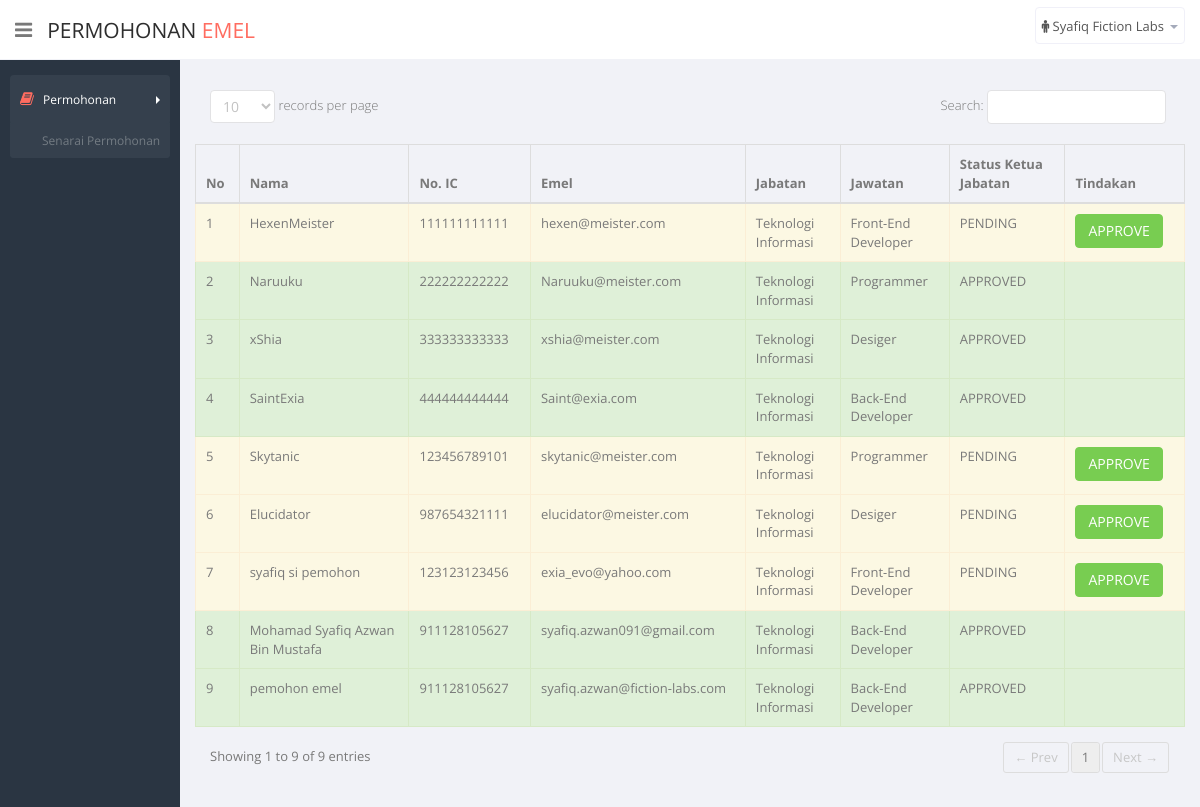
The page /dl_index.php (signed in) on the database its author committed.
### tables this page shows
CREATE TABLE IF NOT EXISTS `application` (
  `APP_ID` int(11) NOT NULL AUTO_INCREMENT,
  `APP_POSID` int(11) NOT NULL,
  `APP_NAME` text,
  `APP_IC` varchar(12) DEFAULT NULL,
  `APP_EMAIL` varchar(45) DEFAULT NULL,
  `APP_STATLDR` varchar(45) DEFAULT NULL,
  `APP_STATAD` varchar(45) DEFAULT NULL,
  PRIMARY KEY (`APP_ID`),
  KEY `fk_APPLICATION_POSITION1_idx` (`APP_POSID`),
  CONSTRAINT `fk_APPLICATION_POSITION1` FOREIGN KEY (`APP_POSID`) REFERENCES `position` (`POS_ID`) ON DELETE NO ACTION ON UPDATE NO ACTION
);

CREATE TABLE IF NOT EXISTS `department` (
  `DEPT_ID` int(11) NOT NULL AUTO_INCREMENT,
  `DEPT_NAME` text,
  PRIMARY KEY (`DEPT_ID`)
);

CREATE TABLE IF NOT EXISTS `position` (
  `POS_ID` int(11) NOT NULL AUTO_INCREMENT,
  `POS_DEPTID` int(11) NOT NULL,
  `POS_NAME` text,
  PRIMARY KEY (`POS_ID`),
  KEY `fk_POSITION_DEPARTMENT_idx` (`POS_DEPTID`),
  CONSTRAINT `fk_POSITION_DEPARTMENT` FOREIGN KEY (`POS_DEPTID`) REFERENCES `department` (`DEPT_ID`) ON DELETE NO ACTION ON UPDATE NO ACTION
);

### session.php (called while the page is built, shortened)
<?php
	if(isset($_SESSION))
	{
		$global_userID = $_SESSION['userID'];
	}
	else
	{
		$global_userID = NULL;
		$global_userName = NULL;
		$global_userRole = NULL;
		header('Location: index.php');
	}
?>

### connection.php (called while the page is built, shortened)
<?php
	function getDeptNamebyPosID($posID)
	{
		$Query = "SELECT d.DEPT_NAME
					FROM department d, position p
					WHERE p.POS_DEPTID = d.DEPT_ID
					AND p.POS_ID = $posID";
		$Res = mysql_query($Query) or die(mysql_error());
		$NameRow = mysql_fetch_array($Res);
		return $NameRow['DEPT_NAME'];
	}
	function getPosName($posID)
	{
		$Query = "SELECT POS_NAME FROM position WHERE POS_ID = $posID";
		$Res = mysql_query($Query) or die(mysql_error());
		$NameRow = mysql_fetch_array($Res);
		return $NameRow['POS_NAME'];
	}
?>

### dl_index.php (the view, shortened to what this page needs)
<?php
  require_once('connection.php');
  require_once('session.php');
  $DLID = $global_userID;
?>
<!DOCTYPE html>
<html lang="en">
  <head>
    <link href="FL_CSS/bootstrap.min.css" rel="stylesheet">
    <link href="FL_CSS/bootstrap-reset.css" rel="stylesheet">
    <link href="assets/font-awesome/css/font-awesome.css" rel="stylesheet" />
    <link href="assets/jquery-easy-pie-chart/jquery.easy-pie-chart.css" rel="stylesheet" type="text/css" media="screen"/>
    <link rel="stylesheet" href="css/owl.carousel.css" type="text/css">
    <link href="FL_CSS/style.css" rel="stylesheet">
    <link href="FL_CSS/style-responsive.css" rel="stylesheet" />
  </head>
  <body>
  <section id="container" class="">
        <?php include('dl_navbar.php'); ?>
        <?php include('dl_sidebar.php'); ?>
      <section id="main-content">
          <section class="wrapper">
          <?php
            $appTable = "<table id='sample_1' class='table table-bordered'>
                        <thead>
                        <tr>
                          <th>No</th>
                          <th>Nama</th>
                          <th>No. IC</th>
                          <th>Emel</th>
                          <th>Jabatan</th>
                          <th>Jawatan</th>
                          <th>Status Ketua Jabatan</th>
                          <th>Tindakan</th>
                        </tr>
                        </thead>";
            $appQuery = "SELECT a.APP_ID, a.APP_POSID, a.APP_NAME, a.APP_IC, a.APP_EMAIL, a.APP_STATLDR, a.APP_STATAD
                          FROM department d, deptldr dl, position p, application a
                          WHERE p.POS_ID = a.APP_POSID
                          AND d.DEPT_ID = p.POS_DEPTID
                          AND d.DEPT_ID = dl.DL_DEPTID
                          AND dl.DL_ID = $DLID";
            $appRes = mysql_query($appQuery);
            if(mysql_num_rows($appRes) > 0)
            {
              $i = 1;
              while($appRow = mysql_fetch_array($appRes))
              {
                $appID = $appRow['APP_ID'];
                $appPosID = $appRow['APP_POSID'];
                $appPosName = getPosName($appPosID);
                $appDeptName = getDeptNamebyPosID($appPosID);
                $appName = $appRow['APP_NAME'];
                $appIC = $appRow['APP_IC'];
                $appEmail = $appRow['APP_EMAIL'];
                $appStatDL = $appRow['APP_STATLDR'];
                $trClass = "";
                $btApprv = "";
                if($appStatDL == "PENDING")
                {
                  $trClass = "warning";
                  $btApprv = "<a href='dl_view_app.php?appID=$appID' class='btn btn-mini btn-success'> APPROVE </a>";
                }
                else if($appStatDL == "APPROVED")
                {
                  $trClass = "success";
                }
                $appTable .= "<tr class='$trClass'>
                                <td> $i </td>
                                <td> $appName </td>
                                <td> $appIC </td>
                                <td> $appEmail </td>
                                <td> $appDeptName </td>
                                <td> $appPosName </td>
                                <td> $appStatDL</td>
                                <td> $btApprv </td>
                              </tr>";
                $i++;
              }
            }
            else
            {
              $appTable .= "<tr class='error'><td colspan='9'> Tiada Permohonan Ditemui </td></tr>";
            }
            $appTable .= "</table>";
            echo $appTable;
          ?>
          </section>
      </section>
  </section>
  </body>
</html>

### FL_CSS/style.css (style rules this page uses)
body { color: #797979; background: #f1f2f7; font-family: 'Open Sans', sans-serif; padding: 0px !important; margin: 0px !important; font-size:13px; }
a, a:hover, a:focus { text-decoration: none; outline: none; }
#container { width: 100%; height: 100%; }
#main-content { margin-left: 180px; }
.wrapper { display: inline-block; margin-top: 60px; padding: 15px; width: 100%; }
.dataTable tr:last-child { border-bottom: 1px solid #ddd; }

### rows shown on the page
application: APP_NAME "HexenMeister", APP_IC "111111111111", APP_EMAIL "hexen@meister.com", APP_POSID.DEPT_NAME "Teknologi Informasi", APP_POSID.POS_NAME "Front-End Developer", APP_STATLDR "PENDING"
application: APP_NAME "Naruuku", APP_IC "222222222222", APP_EMAIL "Naruuku@meister.com", APP_POSID.DEPT_NAME "Teknologi Informasi", APP_POSID.POS_NAME "Programmer", APP_STATLDR "APPROVED"
application: APP_NAME "xShia", APP_IC "333333333333", APP_EMAIL "xshia@meister.com", APP_POSID.DEPT_NAME "Teknologi Informasi", APP_POSID.POS_NAME "Desiger", APP_STATLDR "APPROVED"
application: APP_NAME "SaintExia", APP_IC "444444444444", APP_EMAIL "Saint@exia.com", APP_POSID.DEPT_NAME "Teknologi Informasi", APP_POSID.POS_NAME "Back-End Developer", APP_STATLDR "APPROVED"
application: APP_NAME "Skytanic", APP_IC "123456789101", APP_EMAIL "skytanic@meister.com", APP_POSID.DEPT_NAME "Teknologi Informasi", APP_POSID.POS_NAME "Programmer", APP_STATLDR "PENDING"
application: APP_NAME "Elucidator", APP_IC "987654321111", APP_EMAIL "elucidator@meister.com", APP_POSID.DEPT_NAME "Teknologi Informasi", APP_POSID.POS_NAME "Desiger", APP_STATLDR "PENDING"
application: APP_NAME "syafiq si pemohon", APP_IC "123123123456", APP_EMAIL "exia_evo@yahoo.com", APP_POSID.DEPT_NAME "Teknologi Informasi", APP_POSID.POS_NAME "Front-End Developer", APP_STATLDR "PENDING"
application: APP_NAME "Mohamad Syafiq Azwan Bin Mustafa", APP_IC "911128105627", APP_EMAIL "syafiq.azwan091@gmail.com", APP_POSID.DEPT_NAME "Teknologi Informasi", APP_POSID.POS_NAME "Back-End Developer", APP_STATLDR "APPROVED"
application: APP_NAME "pemohon emel", APP_IC "911128105627", APP_EMAIL "syafiq.azwan@fiction-labs.com", APP_POSID.DEPT_NAME "Teknologi Informasi", APP_POSID.POS_NAME "Back-End Developer", APP_STATLDR "APPROVED"

### other values the page prints
$global_userName "Syafiq Fiction Labs"
